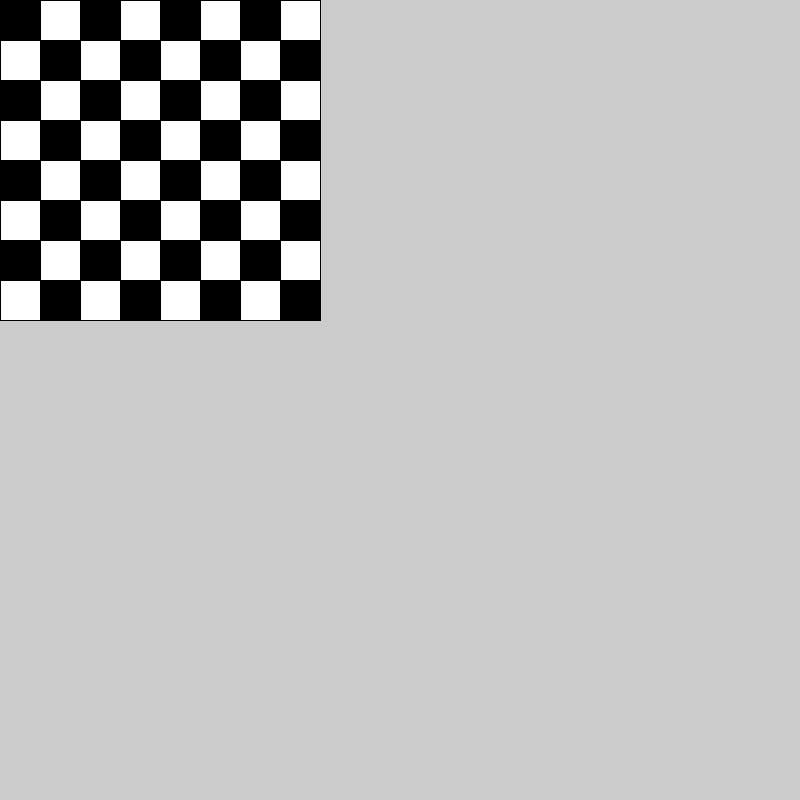
Frame 1 (no input)
Frame 60 (the mouse pressed at the canvas centre just before this capture): identical to frame 1, image omitted
Frame 120 (the mouse held since frame 60 and released just before this capture): identical to frame 1, image omitted

The Processing sketch that drew this single still picture (run headless with seeded random() and noise(); from frame 60 on, the mouse is pressed at the canvas centre):

// Processing sketch: Torsdagsopgave_3_task_6
// ── Torsdagsopgave_3_task_6.pde
int[][] board = new int[8][8];

void setup(){
  size(800, 800);
  for(int i = 0; i < board.length; i++){
    for(int j = 0; j < board[i].length; j++){
      if((i+j)%2 == 0){
        board[i][j] = 0;
      } else {
        board [i][j] = 1;
      }
    }
  }
  println(board[5][5]);
  println(board[5][6]);
}

void draw(){
  for(int i = 0; i < board.length; i++){
    for(int j = 0; j < board[i].length; j++){
      int sidelength = 40;
      if(board[i][j] == 0){
        fill(0);
      } else if(board[i][j] == 1){
        fill(255);
      }
      rect(i*sidelength, j*sidelength, sidelength, sidelength);
    }
  }
}
